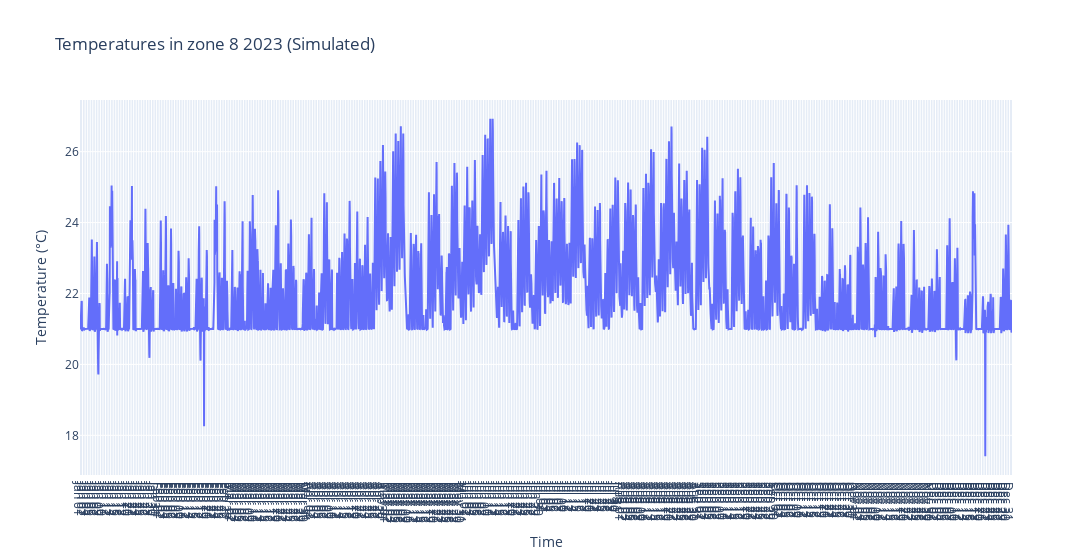

The notebook cell saved with this chart:
### Markdown cell above
## Plots

### Code cell
fig = go.Figure()

# Plot the temperature curve
fig.add_trace(go.Scatter(
    x=df_simulated['Time'], 
    y=df_simulated['Mean air temperature, degC, zone 8'], 
    mode='lines', 
    name='Zone 8 faulty operation (Temperature) fault markers',
))

# Make sure 'Time' is datetime
df_simulated['Time'] = pd.to_datetime(df_simulated['Time'])

# Get one timestamp per day (midnight)
tick_vals = df_simulated['Time'].dt.normalize().drop_duplicates().sort_values()

# Update layout
fig.update_layout(
    title="Temperatures in zone 8 2023 (Simulated)",
    xaxis_title="Time",
    yaxis_title="Temperature (°C)",
    legend_title="Temperature Curves",
    template="plotly",
    width = 1800,
    xaxis=dict(
        tickmode='array',
        tickvals=tick_vals,
        tickformat="%b %d"  # Example: Apr 01
    )
)

fig.show()

### Figure 1 — Plotly figure (JSON) as saved in the notebook; plotly's stock layout.template omitted (floating-point values rounded to 4 significant figures; data arrays with more than 128 entries replaced by an {"elided": "..."} marker saying what was removed)
{"data": [{"mode": "lines", "name": "Zone 8 faulty operation (Temperature) fault markers", "type": "scatter", "x": {"elided": "8760 str values"}, "y": {"elided": "8760 float values"}}], "layout": {"legend": {"title": {"text": "Temperature Curves"}}, "title": {"text": "Temperatures in zone 8 2023 (Simulated)"}, "width": 1800, "xaxis": {"tickformat": "%b %d", "tickmode": "array", "tickvals": {"elided": "365 str values"}, "title": {"text": "Time"}}, "yaxis": {"title": {"text": "Temperature (°C)"}}}}
